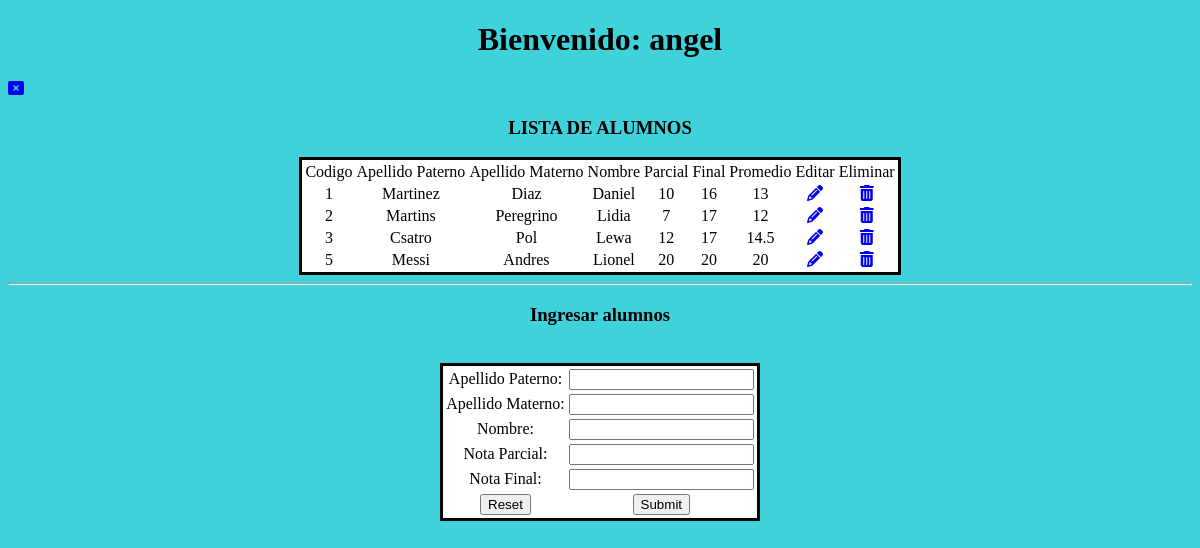
The page /index.php (signed in) on the database its author committed.
### tables this page shows
CREATE TABLE IF NOT EXISTS `alumno` (
  `id_alumno` int NOT NULL AUTO_INCREMENT,
  `ap_paterno` varchar(100) NOT NULL,
  `ap_materno` varchar(100) NOT NULL,
  `nombre` varchar(100) NOT NULL,
  `ex_parcial` int NOT NULL,
  `ex_final` int NOT NULL,
  PRIMARY KEY (`id_alumno`)
);

### index.php (the view, shortened to what this page needs)
<?php
if (!isset($_SESSION['nombre'])) {
  header('Location: login.php');
}elseif (isset($_SESSION['nombre'])) {
  require 'modelo/conexion.php';
  $consulta=$db->query("SELECT * FROM alumno");
  $alumnos = $consulta->fetchAll(PDO::FETCH_OBJ);
}else {
  echo "Error en el sistema";
}
 ?>
<!DOCTYPE html>
<html lang="en" dir="ltr">
  <head>
    <link rel="stylesheet" href="estilos.css">
  </head>
  <body>
    <h1>Bienvenido: <?php echo $_SESSION['nombre']; ?></h1> <?php  ?>
    <a href="cerrar.php"><i class="fas fa-window-close"></i></a> <?php  ?>
    <h3>LISTA DE ALUMNOS</h3>
    <table class="filaprincipal">
      <tr>
        <td>Codigo</td>
        <td>Apellido Paterno</td>
        <td>Apellido Materno</td>
        <td>Nombre</td>
        <td>Parcial</td>
        <td>Final</td>
        <td>Promedio</td>
        <td>Editar</td>
        <td>Eliminar</td>
      </tr>
<?php
foreach ($alumnos as $dato) {
?>
  <tr>
    <td><?php echo $dato->id_alumno; ?></td>
    <td><?php echo $dato->ap_paterno; ?></td>
    <td><?php echo $dato->ap_materno; ?></td>
    <td><?php echo $dato->nombre; ?></td>
    <td><?php echo $dato->ex_parcial; ?></td>
    <td><?php echo $dato->ex_final; ?></td>
    <td><?php echo ($dato->ex_final+ $dato->ex_parcial)/2; ?></td>
    <td><a href="editar.php?id=<?php echo $dato->id_alumno ?>"><i class="fas fa-pencil-alt"></i></a></td> <?php  ?>
    <td><a href="eliminar.php?id=<?php echo $dato->id_alumno ?>"><i class="fas fa-trash-alt"></i></a></td>
  </tr>
  <?php }?>
    </table>
<hr>
<h3>Ingresar alumnos</h3>
<form class="insertar" action="insertar.php" method="post">
  <table class="insertar1">
  <tr>
    <td>Apellido Paterno: </td>
    <td><input type="text" name="txtPaterno"><br /></td>
  </tr>
  <tr>
    <td>Apellido Materno: </td>
    <td><input type="text" name="txtMaterno"><br /></td>
  </tr>
  <tr>
    <td>Nombre: </td>
    <td><input type="text" name="txtNombre"><br /></td>
  </tr>
  <tr>
    <td>Nota Parcial: </td>
    <td><input type="text" name="txtParcial"><br /></td>
  </tr>
  <tr>
    <td>Nota Final: </td>
    <td><input type="text" name="txtFinal"><br /></td>
  </tr>
  <br />
  <tr>
    <td><input type="reset" name=""></td>
    <td><input type="submit" name="envia"></td>
  </tr>
</form>
  </body>
</html>

### estilos.css (style rules this page uses)
h1 { text-align: center; }
.filaprincipal { margin: auto; border: solid black ; background-color: white; }
.insertar1 { text-align: center; background-color: white; margin: auto; border: solid black; }
h3 { text-align: center; }
.insertar { text-align: center; }
tr { text-align: center; }
body { background-color: rgb(63, 210, 219); }

### rows shown on the page
alumno: id_alumno "1", ap_paterno "Martinez", ap_materno "Diaz", nombre "Daniel", ex_parcial "10", ex_final "16", ($dato->ex_final+ $dato->ex_parcial)/2 "13"
alumno: id_alumno "2", ap_paterno "Martins", ap_materno "Peregrino", nombre "Lidia", ex_parcial "7", ex_final "17", ($dato->ex_final+ $dato->ex_parcial)/2 "12"
alumno: id_alumno "3", ap_paterno "Csatro", ap_materno "Pol", nombre "Lewa", ex_parcial "12", ex_final "17", ($dato->ex_final+ $dato->ex_parcial)/2 "14.5"
alumno: id_alumno "5", ap_paterno "Messi", ap_materno "Andres", nombre "Lionel", ex_parcial "20", ex_final "20", ($dato->ex_final+ $dato->ex_parcial)/2 "20"

### other values the page prints
$_SESSION['nombre'] "angel"
